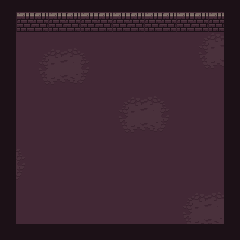

This game map was drawn from its Tiled (.tmx) file and the tilesets committed beside it. A one-line description and the trimmed map source follow:
An orthogonal 15x15 tile map with 16x16 px tiles, 2 tile layers (floor, Tile Layer 2) and 95 objects (8x enemy_respawn, 4x wall, respawnPoint).

<map version="1.0" tiledversion="1.0.3" orientation="orthogonal" renderorder="right-down" width="15" height="15" tilewidth="16" tileheight="16" nextobjectid="177">
 <tileset firstgid="1" name="testmap" tilewidth="16" tileheight="16" tilecount="64" columns="8">
  <image source="testmap.png" width="128" height="128" />
  <tile id="0">
   <objectgroup draworder="index" />
  </tile>
  <tile id="1">
   <objectgroup draworder="index" />
  </tile>
  <tile id="2">
   <objectgroup draworder="index" />
  </tile>
  <tile id="3">
   <objectgroup draworder="index" />
  </tile>
  <tile id="4">
   <objectgroup draworder="index" />
  </tile>
  <tile id="5">
   <objectgroup draworder="index" />
  </tile>
  <tile id="19">
   <objectgroup draworder="index" />
  </tile>
 </tileset>
 <layer name="floor" width="15" height="15">
  <data>[225 cells, 212 non-empty, 14 distinct tile ids]</data>
 </layer>
 <layer name="Tile Layer 2" width="15" height="15">
  <data>[225 cells, 26 non-empty, 4 distinct tile ids]</data>
 </layer>
 <objectgroup color="#00007f" draworder="index" name="respawn_point" opacity="0">
  <object id="2" name="respawnPoint" x="112" y="112" width="16" height="16" />
  <object id="167" name="enemy_respawn" x="32" y="48" width="16" height="16" />
  <object id="170" name="enemy_respawn" x="192" y="48" width="16" height="16" />
  <object id="171" name="enemy_respawn" x="192" y="192" width="16" height="16" />
  <object id="172" name="enemy_respawn" x="112" y="160" width="16" height="16" />
  <object id="173" name="enemy_respawn" x="32" y="192" width="16" height="16" />
  <object id="174" name="enemy_respawn" x="64" y="112" width="16" height="16" />
  <object id="175" name="enemy_respawn" x="112" y="80" width="16" height="16" />
  <object id="176" name="enemy_respawn" x="160" y="112" width="16" height="16" />
 </objectgroup>
 <objectgroup name="wall_object" visible="0" opacity="0.68">
  <object id="7" name="wall" x="224" y="16" width="16" height="208">
   <properties>
    <property name="bodyType" value="static" />
   </properties>
  </object>
  <object id="8" name="wall" x="0" y="16" width="16" height="208">
   <properties>
    <property name="bodyType" value="static" />
   </properties>
  </object>
  <object id="13" name="wall" x="16" y="16" width="208" height="10">
   <properties>
    <property name="bodyType" value="static" />
   </properties>
  </object>
  <object id="14" name="wall" x="16" y="224" width="208" height="16">
   <properties>
    <property name="bodyType" value="static" />
   </properties>
  </object>
 </objectgroup>
 <objectgroup name="wallZ+">
  <object id="70" gid="20" x="0" y="32" width="16" height="16" />
  <object id="71" gid="20" x="0" y="48" width="16" height="16" />
  <object id="72" gid="20" x="0" y="64" width="16" height="16" />
  <object id="73" gid="20" x="0" y="80" width="16" height="16" />
  <object id="74" gid="20" x="0" y="96" width="16" height="16" />
  <object id="75" gid="20" x="0" y="112" width="16" height="16" />
  <object id="76" gid="20" x="0" y="128" width="16" height="16" />
  <object id="77" gid="20" x="0" y="144" width="16" height="16" />
  <object id="78" gid="20" x="0" y="160" width="16" height="16" />
  <object id="79" gid="20" x="0" y="176" width="16" height="16" />
  <object id="80" gid="20" x="0" y="192" width="16" height="16" />
  <object id="81" gid="20" x="0" y="208" width="16" height="16" />
  <object id="82" gid="20" x="0" y="224" width="16" height="16" />
  <object id="83" gid="4" x="0" y="112" width="16" height="16" />
  <object id="84" gid="4" x="0" y="208" width="16" height="16" />
  <object id="85" gid="4" x="0" y="64" width="16" height="16" />
  <object id="86" gid="4" x="0" y="176" width="16" height="16" />
  <object id="87" gid="4" x="0" y="96" width="16" height="16" />
  <object id="88" gid="4" x="0" y="192" width="16" height="16" />
  <object id="89" gid="4" x="0" y="160" width="16" height="16" />
  <object id="90" gid="4" x="0" y="144" width="16" height="16" />
  <object id="91" gid="4" x="0" y="224" width="16" height="16" />
  <object id="92" gid="4" x="0" y="48" width="16" height="16" />
  <object id="93" gid="4" x="0" y="80" width="16" height="16" />
  <object id="94" gid="4" x="0" y="128" width="16" height="16" />
  <object id="95" gid="4" x="0" y="32" width="16" height="16" />
  <object id="96" gid="20" x="224" y="32" width="16" height="16" />
  <object id="97" gid="20" x="224" y="48" width="16" height="16" />
  <object id="98" gid="20" x="224" y="64" width="16" height="16" />
  <object id="99" gid="20" x="224" y="80" width="16" height="16" />
  <object id="100" gid="20" x="224" y="96" width="16" height="16" />
  <object id="101" gid="20" x="224" y="112" width="16" height="16" />
  <object id="102" gid="20" x="224" y="128" width="16" height="16" />
  <object id="103" gid="20" x="224" y="144" width="16" height="16" />
  <object id="104" gid="20" x="224" y="160" width="16" height="16" />
  <object id="105" gid="20" x="224" y="176" width="16" height="16" />
  <object id="106" gid="20" x="224" y="192" width="16" height="16" />
  <object id="107" gid="20" x="224" y="208" width="16" height="16" />
  <object id="108" gid="20" x="224" y="224" width="16" height="16" />
  <object id="109" gid="6" x="224" y="96" width="16" height="16" />
  <object id="110" gid="6" x="224" y="208" width="16" height="16" />
  <object id="111" gid="6" x="224" y="80" width="16" height="16" />
  <object id="112" gid="6" x="224" y="48" width="16" height="16" />
  <object id="113" gid="6" x="224" y="160" width="16" height="16" />
  <object id="114" gid="6" x="224" y="32" width="16" height="16" />
  <object id="115" gid="6" x="224" y="176" width="16" height="16" />
  <object id="116" gid="6" x="224" y="112" width="16" height="16" />
  <object id="117" gid="6" x="224" y="224" width="16" height="16" />
  <object id="118" gid="6" x="224" y="128" width="16" height="16" />
  <object id="119" gid="6" x="224" y="192" width="16" height="16" />
  <object id="120" gid="6" x="224" y="64" width="16" height="16" />
  <object id="121" gid="6" x="224" y="144" width="16" height="16" />
  <object id="123" gid="20" x="16" y="240" width="16" height="16" />
  <object id="124" gid="20" x="32" y="240" width="16" height="16" />
  <object id="125" gid="20" x="48" y="240" width="16" height="16" />
  <object id="126" gid="20" x="64" y="240" width="16" height="16" />
  <object id="127" gid="20" x="80" y="240" width="16" height="16" />
  <object id="128" gid="20" x="96" y="240" width="16" height="16" />
  <object id="129" gid="20" x="112" y="240" width="16" height="16" />
  <object id="130" gid="20" x="128" y="240" width="16" height="16" />
  <object id="131" gid="20" x="144" y="240" width="16" height="16" />
  <object id="132" gid="20" x="160" y="240" width="16" height="16" />
  <object id="133" gid="20" x="176" y="240" width="16" height="16" />
  <object id="134" gid="20" x="192" y="240" width="16" height="16" />
  <object id="135" gid="20" x="208" y="240" width="16" height="16" />
  <object id="137" gid="20" x="224" y="240" width="16" height="16" />
  <object id="138" gid="20" x="0" y="240" width="16" height="16" />
  <object id="139" gid="5" x="64" y="240" width="16" height="16" />
  <object id="140" gid="5" x="16" y="240" width="16" height="16" />
  <object id="141" gid="5" x="208" y="240" width="16" height="16" />
  <object id="142" gid="5" x="128" y="240" width="16" height="16" />
  <object id="143" gid="5" x="192" y="240" width="16" height="16" />
  <object id="144" gid="5" x="112" y="240" width="16" height="16" />
  <object id="145" gid="5" x="176" y="240" width="16" height="16" />
  <object id="146" gid="5" x="144" y="240" width="16" height="16" />
  <object id="147" gid="5" x="48" y="240" width="16" height="16" />
  <object id="148" gid="5" x="80" y="240" width="16" height="16" />
  </objectgroup>
</map>
<!-- 5 of 95 objects omitted -->
